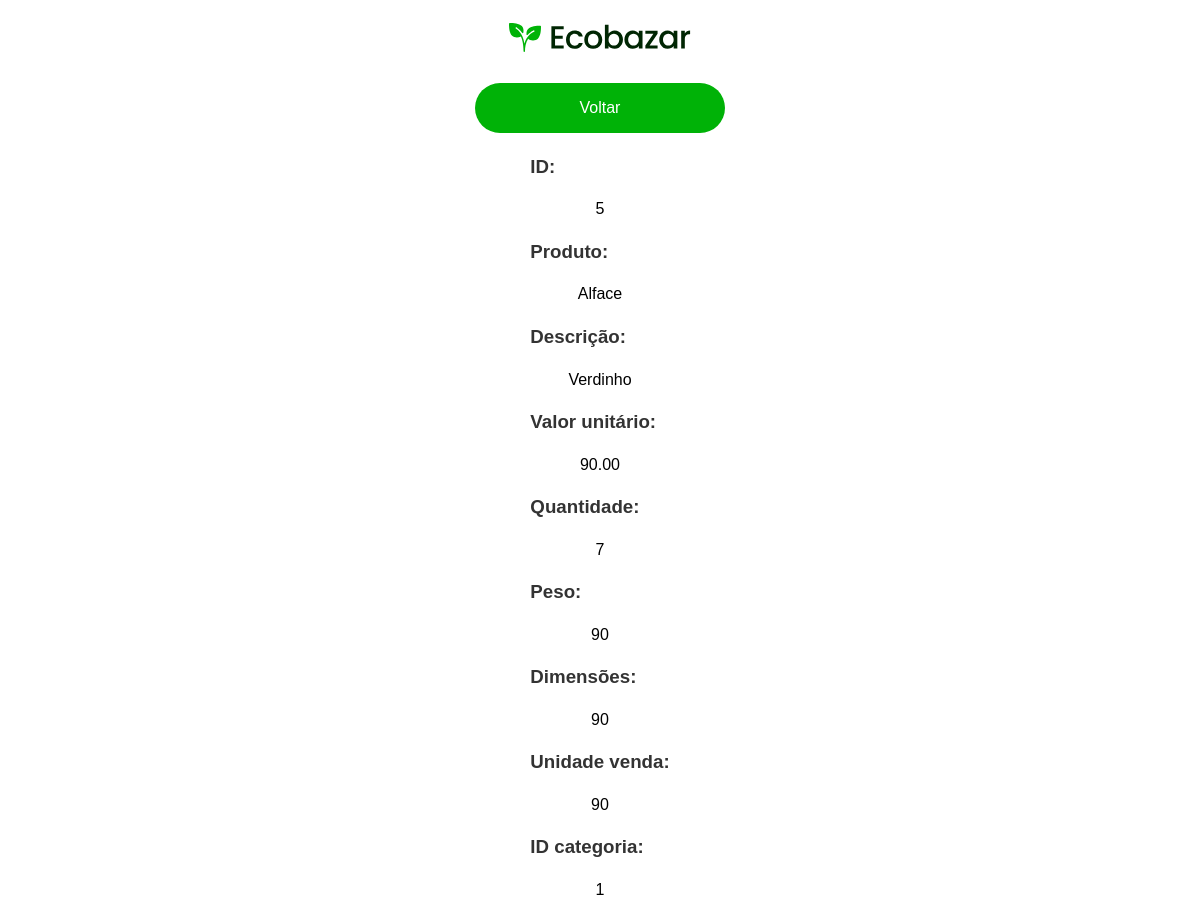
Before: /adm/produtos/acoes/consultar/consultar.php?codigo_prod=5 with the older database file.
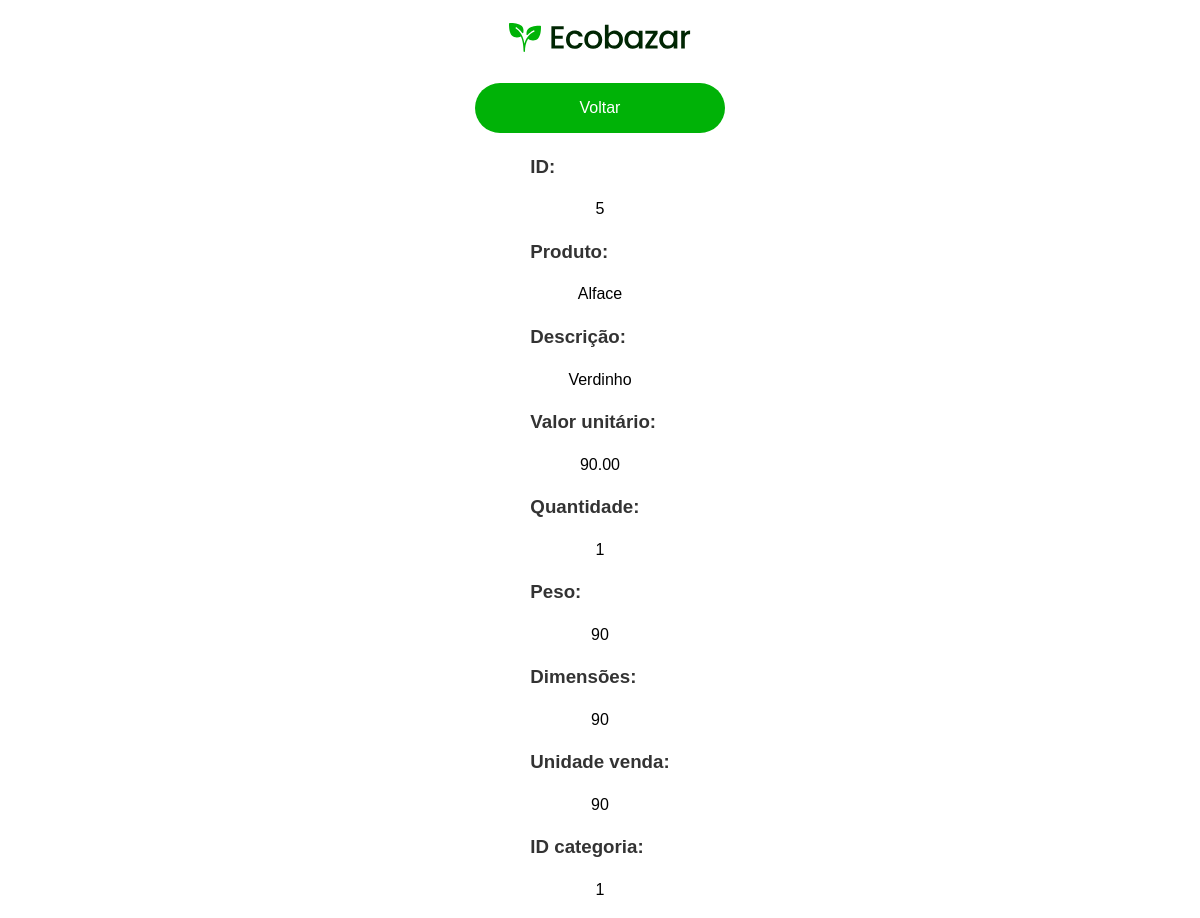
After: the same page with the newer database file.
### tables this page shows
CREATE TABLE `produto` (
  `codigo_prod` varchar(10) NOT NULL,
  `nome_pro` varchar(50) DEFAULT NULL,
  `descricao` varchar(255) DEFAULT NULL,
  `valor_unitario` decimal(10,2) DEFAULT NULL,
  `quantidade` decimal(5,0) DEFAULT NULL,
  `peso` varchar(10) DEFAULT NULL,
  `dimensoes` varchar(15) DEFAULT NULL,
  `unidade_venda` varchar(3) DEFAULT NULL,
  `id_categoria` int(11) NOT NULL
);

### adm/produtos/acoes/consultar/consultar.php (the view, shortened to what this page needs)
<?php
$bd = conectar();
$id = filter_input(INPUT_GET, 'codigo_prod', FILTER_SANITIZE_STRING);
$select = "SELECT * FROM produto where codigo_prod = :id";
$stmt = $bd->prepare($select);
$stmt->execute([':id' => $id]);
$produto = $stmt->fetch();
?>
<!DOCTYPE html>
<html lang="pt-br">
<head>
  <link rel="stylesheet" href="../../../../stylesheet/adm.css">
  <link rel="shortcut icon" href="../../../../stylesheet/assets/logo_planta.svg" type="image/x-icon">
</head>
<body>
  <header>
    <br>
    <div class="Header">
      <div class="Logo">
        <a href="../../../../index.php">
          <img src="../../../../stylesheet/assets/logo.svg" alt="Ecobazar Logo">
        </a>
      </div>
    </div>
    <br>
  </header>
  <a href="../../produto.php"><button class="btn_voltar">Voltar</button></a>
  <form action="">
    <div>
      <h3>ID: </h3>
      <p><?= $produto['codigo_prod']; ?></p>
    </div>
    <div>
      <h3>Produto: </h3>
      <p><?= $produto['nome_pro'] ?></p>
    </div>
    <div>
      <h3>Descrição: </h3>
      <p><?= $produto['descricao'] ?></p>
    </div>
    <div>
      <h3>Valor unitário: </h3>
      <p><?= $produto['valor_unitario'] ?></p>
    </div>
    <div>
      <h3>Quantidade: </h3>
      <p><?= $produto['quantidade'] ?></p>
    </div>
    <div>
      <h3>Peso: </h3>
      <p><?= $produto['peso'] ?></p>
    </div>
    <div>
      <h3>Dimensões: </h3>
      <p><?= $produto["dimensoes"] ?></p>
    </div>
    <div>
      <h3>Unidade venda: </h3>
      <p><?= $produto["unidade_venda"] ?></p>
    </div>
    <div>
      <h3>ID categoria: </h3>
      <p><?= $produto["id_categoria"] ?></p>
    </div>
  </form>
</body>
</html>

Changed rows visible on the page:
changed produto "Alface": quantidade "7" → "1"
